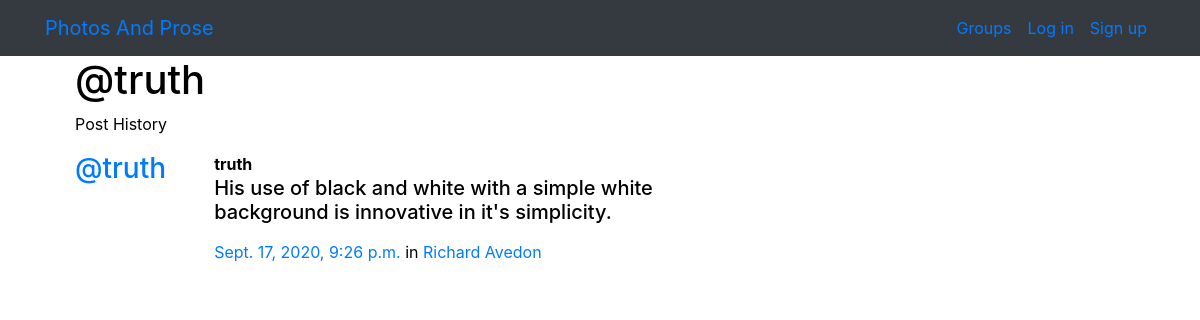
The app's page /posts/by/truth/ with its own data.
### posts/models.py (models this page shows, shortened)
class Post(models.Model):
    user = models.ForeignKey(User, related_name="posts",on_delete=models.CASCADE)
    created_at = models.DateTimeField(auto_now=True)
    message = models.TextField()
    message_html = models.TextField(editable=False)
    group = models.ForeignKey(Group, related_name="posts",null=True, blank=True,on_delete=models.CASCADE)
    class Meta:
        ordering = ["-created_at"]
        unique_together = ["user", "message"]

### groups/models.py (models this page shows, shortened)
class Group(models.Model):
    name = models.CharField(max_length=255, unique=True)
    slug = models.SlugField(allow_unicode=True, unique=True)
    description = models.TextField(blank=True, default='')
    description_html = models.TextField(editable=False, default='', blank=True)
    members = models.ManyToManyField(User,through="GroupMember")
    class Meta:
        ordering = ["name"]

### posts/views.py (the view)
# urls.py: path("by/<username>/",views.UserPosts.as_view(),name="for_user"),
class UserPosts(generic.ListView):
    model = models.Post
    template_name = "posts/user_post_list.html"
    def get_queryset(self):
        try:
            self.post_user = User.objects.prefetch_related("posts").get(
                username__iexact=self.kwargs.get("username")
            )
        except User.DoesNotExist:
            raise Http404
        else:
            return self.post_user.posts.all()
    def get_context_data(self, **kwargs):
        context = super().get_context_data(**kwargs)
        context["post_user"] = self.post_user
        return context

### posts/templates/posts/user_post_list.html
{% extends "posts/post_base.html" %}
{% block prepost %}
<div class="col-md-4">
	<h1>@{{ post_user.username }}</h1>
	<p>Post History</p>
</div>
{% endblock %}
{% block post_content %}
<div class="col-md-8">
	{% for post in post_list %}
		{% include "posts/_post.html" %}
	{% endfor %}
</div>
{% endblock %}

### posts/templates/posts/_post.html (shortened to what this page needs)
<div class="media">
	<h3 class="mr-5"><a href="{% url 'posts:for_user' username=post.user.username %}">@{{ post.user.username }}</a></h3>
	<div class="media-body">
		<strong>{{ post.user.username }}</strong>
		<h5>{{ post.message_html|safe }}</h5>
			<time class="time"><a href="{% url 'posts:single' username=post.user.username pk=post.pk %}">{{ post.created_at }}</a></time>
			{% if post.group %}
			<span class="group-name">in <a href="#">{{ post.group.name }}</a></span>
			{% endif %}
	</div>
</div>

### static/simplesocial/css/master.css (style rules this page uses)
body { margin: 0; overflow: auto; background-color: white; color:black; }

### records on screen
Post: user.username "truth", message_html "His use of black and white with a simple white background is innovative in it's simplicity.", created_at "Sept. 17, 2020, 9:26 p.m.", group.name "Richard Avedon"

### other values on screen
{{ post_user.username }} "truth"
